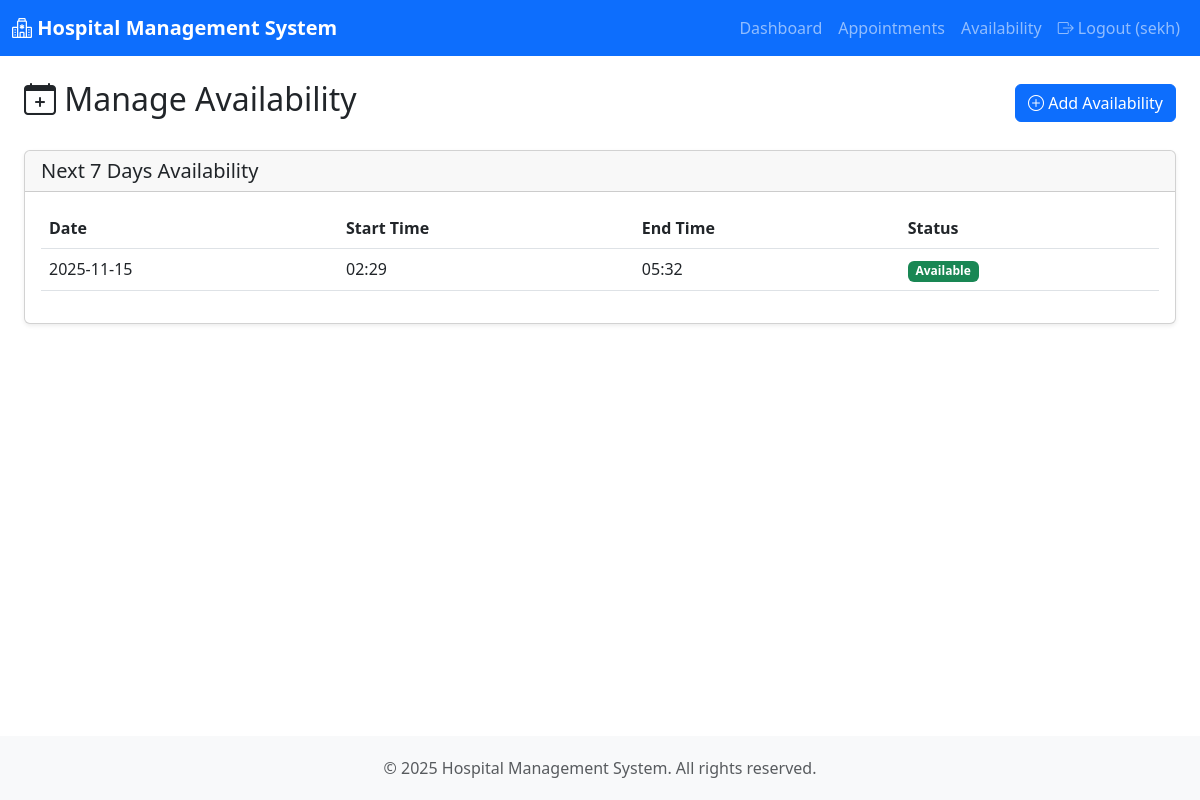
Screenshot of /doctor/availability (signed in) with the database file from the repository.
### models.py (models this page shows, shortened)
class User(db.Model):
    __tablename__ = 'users'
    id = db.Column(db.Integer, primary_key=True)
    name = db.Column(db.String(100), nullable=False)
    email = db.Column(db.String(120), unique=True, nullable=False)
    password_hash = db.Column(db.String(255), nullable=False)
    role = db.Column(db.String(20), nullable=False)
    phone = db.Column(db.String(15))
    address = db.Column(db.Text)
    date_of_birth = db.Column(db.Date)
    gender = db.Column(db.String(10))
    created_at = db.Column(db.DateTime, default=datetime.utcnow)
    is_active = db.Column(db.Boolean, default=True)
    department_id = db.Column(db.Integer, db.ForeignKey('departments.id'))
    department = db.relationship('Department', backref='doctors')

class DoctorAvailability(db.Model):
    __tablename__ = 'doctor_availability'
    id = db.Column(db.Integer, primary_key=True)
    doctor_id = db.Column(db.Integer, db.ForeignKey('users.id'), nullable=False)
    date = db.Column(db.Date, nullable=False)
    start_time = db.Column(db.Time, nullable=False)
    end_time = db.Column(db.Time, nullable=False)
    is_available = db.Column(db.Boolean, default=True)
    doctor = db.relationship('User', backref='availability_slots')

### app.py (the view, shortened to what this page needs)
@app.route('/doctor/availability', methods=['GET', 'POST'])
@role_required('Doctor')
def doctor_availability():
    doctor = User.query.get(session['user_id'])
    today = date.today()
    week_later = today + timedelta(days=7)
    availabilities = DoctorAvailability.query.filter(
        DoctorAvailability.doctor_id == doctor.id,
        DoctorAvailability.date >= today,
        DoctorAvailability.date <= week_later
    ).order_by(DoctorAvailability.date).all()
    return render_template('doctor/availability.html', availabilities=availabilities)

### app.py (called while the page is built)
def role_required(role):
    def decorator(f):
        @wraps(f)
        def decorated_function(*args, **kwargs):
            if 'user_id' not in session:
                flash('Please log in to access this page.', 'warning')
                return redirect(url_for('login'))
            user = User.query.get(session['user_id'])
            if not user or user.role != role:
                flash('You do not have permission to access this page.', 'danger')
                return redirect(url_for('index'))
            return f(*args, **kwargs)
        return decorated_function
    return decorator

### templates/doctor/availability.html (shortened to what this page needs)
{% extends "base.html" %}
{% block content %}
<div class="container-fluid">
    <div class="d-flex justify-content-between align-items-center mb-4">
        <h2><i class="bi bi-calendar-plus"></i> Manage Availability</h2>
        <button class="btn btn-primary" data-bs-toggle="modal" data-bs-target="#addAvailabilityModal">
            <i class="bi bi-plus-circle"></i> Add Availability
        </button>
    </div>
    <div class="card">
        <div class="card-header">
            <h5 class="mb-0">Next 7 Days Availability</h5>
        </div>
        <div class="card-body">
            <div class="table-responsive">
                <table class="table table-hover">
                    <thead>
                        <tr>
                            <th>Date</th>
                            <th>Start Time</th>
                            <th>End Time</th>
                            <th>Status</th>
                        </tr>
                    </thead>
                    <tbody>
                        {% for avail in availabilities %}
                        <tr>
                            <td>{{ avail.date.strftime('%Y-%m-%d') }}</td>
                            <td>{{ avail.start_time.strftime('%H:%M') }}</td>
                            <td>{{ avail.end_time.strftime('%H:%M') }}</td>
                            <td>
                                {% if avail.is_available %}
                                    <span class="badge bg-success">Available</span>
                                {% else %}
                                    <span class="badge bg-danger">Unavailable</span>
                                {% endif %}
                            </td>
                        </tr>
                        {% else %}
                        <tr>
                            <td colspan="4" class="text-center">No availability set for the next 7 days</td>
                        </tr>
                        {% endfor %}
                    </tbody>
                </table>
            </div>
        </div>
    </div>
</div>
{% endblock %}

### templates/base.html (shortened to what this page needs)
<!DOCTYPE html>
<html lang="en">
<head>
    <link href="https://cdn.jsdelivr.net/npm/bootstrap@5.3.0/dist/css/bootstrap.min.css" rel="stylesheet">
    <link rel="stylesheet" href="https://cdn.jsdelivr.net/npm/bootstrap-icons@1.11.0/font/bootstrap-icons.css">
</head>
<body>
    <nav class="navbar navbar-expand-lg navbar-dark bg-primary">
        <div class="container-fluid">
            <a class="navbar-brand" href="{{ url_for('index') }}">
                <i class="bi bi-hospital"></i> Hospital Management System
            </a>
            <div class="collapse navbar-collapse" id="navbarNav">
                <ul class="navbar-nav ms-auto">
                    {% if session.user_id %}
                        {% if session.user_role == 'Admin' %}
                            <li class="nav-item">
                                <a class="nav-link" href="{{ url_for('admin_dashboard') }}">Dashboard</a>
                            </li>
                            <li class="nav-item">
                                <a class="nav-link" href="{{ url_for('admin_doctors') }}">Doctors</a>
                            </li>
                            <li class="nav-item">
                                <a class="nav-link" href="{{ url_for('admin_patients') }}">Patients</a>
                            </li>
                            <li class="nav-item">
                                <a class="nav-link" href="{{ url_for('admin_appointments') }}">Appointments</a>
                            </li>
                        {% elif session.user_role == 'Doctor' %}
                            <li class="nav-item">
                                <a class="nav-link" href="{{ url_for('doctor_dashboard') }}">Dashboard</a>
                            </li>
                            <li class="nav-item">
                                <a class="nav-link" href="{{ url_for('doctor_appointments') }}">Appointments</a>
                            </li>
                            <li class="nav-item">
                                <a class="nav-link" href="{{ url_for('doctor_availability') }}">Availability</a>
                            </li>
                        {% endif %}
                        <li class="nav-item">
                            <a class="nav-link" href="{{ url_for('logout') }}">
                                <i class="bi bi-box-arrow-right"></i> Logout ({{ session.user_name }})
                            </a>
                        </li>
                    {% endif %}
                </ul>
            </div>
        </div>
    </nav>
    <div class="main-content">
        <div class="container-fluid mt-4">
            {% block content %}{% endblock %}
        </div>
    </div>
    <footer class="text-center text-muted">
        <div class="container">
            <p class="mb-0">&copy; 2025 Hospital Management System. All rights reserved.</p>
        </div>
    </footer>
</body>
</html>

### templates/base.html (style rules this page uses)
body { min-height: 100vh; display: flex; flex-direction: column; }
.navbar-brand { font-weight: bold; }
.main-content { flex: 1; }
footer { background-color: #f8f9fa; padding: 20px 0; margin-top: auto; }
.card { box-shadow: 0 0.125rem 0.25rem rgba(0,0,0,0.075); margin-bottom: 1.5rem; }

### rows the page displays
User: user_name "sekh"
DoctorAvailability: date "2025-11-15", start_time "02:29", end_time "05:32", is_available "Available"
